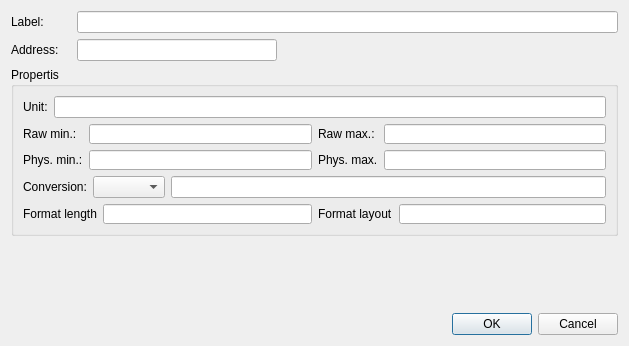
<?xml version="1.0" encoding="UTF-8"?>
<ui version="4.0">
 <class>A2LCalSinglePropertiesDlg</class>
 <widget class="QDialog" name="A2LCalSinglePropertiesDlg">
  <property name="geometry">
   <rect>
    <x>0</x>
    <y>0</y>
    <width>629</width>
    <height>346</height>
   </rect>
  </property>
  <property name="windowTitle">
   <string>Characteristic properties</string>
  </property>
  <layout class="QVBoxLayout" name="verticalLayout">
   <item>
    <layout class="QHBoxLayout" name="horizontalLayout_2">
     <item>
      <widget class="QLabel" name="label_2">
       <property name="minimumSize">
        <size>
         <width>60</width>
         <height>0</height>
        </size>
       </property>
       <property name="text">
        <string>Label:</string>
       </property>
      </widget>
     </item>
     <item>
      <widget class="QLineEdit" name="LabelLineEdit">
       <property name="readOnly">
        <bool>true</bool>
       </property>
      </widget>
     </item>
    </layout>
   </item>
   <item>
    <layout class="QHBoxLayout" name="horizontalLayout">
     <item>
      <widget class="QLabel" name="label">
       <property name="minimumSize">
        <size>
         <width>60</width>
         <height>0</height>
        </size>
       </property>
       <property name="text">
        <string>Address:</string>
       </property>
      </widget>
     </item>
     <item>
      <widget class="QLineEdit" name="AddressLineEdit">
       <property name="maximumSize">
        <size>
         <width>200</width>
         <height>16777215</height>
        </size>
       </property>
       <property name="alignment">
        <set>Qt::AlignRight|Qt::AlignTrailing|Qt::AlignVCenter</set>
       </property>
       <property name="readOnly">
        <bool>true</bool>
       </property>
      </widget>
     </item>
     <item>
      <spacer name="horizontalSpacer">
       <property name="orientation">
        <enum>Qt::Horizontal</enum>
       </property>
       <property name="sizeHint" stdset="0">
        <size>
         <width>40</width>
         <height>20</height>
        </size>
       </property>
      </spacer>
     </item>
    </layout>
   </item>
   <item>
    <widget class="QGroupBox" name="PropertiesGroupBox">
     <property name="title">
      <string>Propertis</string>
     </property>
     <layout class="QVBoxLayout" name="verticalLayout_3">
      <item>
       <layout class="QHBoxLayout" name="horizontalLayout_28">
        <item>
         <layout class="QHBoxLayout" name="horizontalLayout_30">
          <item>
           <widget class="QLabel" name="label_21">
            <property name="text">
             <string>Unit:</string>
            </property>
           </widget>
          </item>
          <item>
           <widget class="QLineEdit" name="UnitLineEdit"/>
          </item>
         </layout>
        </item>
       </layout>
      </item>
      <item>
       <layout class="QHBoxLayout" name="horizontalLayout_31">
        <item>
         <layout class="QHBoxLayout" name="horizontalLayout_32">
          <item>
           <widget class="QLabel" name="label_22">
            <property name="minimumSize">
             <size>
              <width>60</width>
              <height>0</height>
             </size>
            </property>
            <property name="maximumSize">
             <size>
              <width>60</width>
              <height>16777215</height>
             </size>
            </property>
            <property name="text">
             <string>Raw min.:</string>
            </property>
           </widget>
          </item>
          <item>
           <widget class="ValueInput" name="RawMinLineEdit">
            <property name="minimumSize">
             <size>
              <width>0</width>
              <height>20</height>
             </size>
            </property>
            <property name="maximumSize">
             <size>
              <width>16777215</width>
              <height>20</height>
             </size>
            </property>
           </widget>
          </item>
         </layout>
        </item>
        <item>
         <layout class="QHBoxLayout" name="horizontalLayout_33">
          <item>
           <widget class="QLabel" name="label_23">
            <property name="minimumSize">
             <size>
              <width>60</width>
              <height>0</height>
             </size>
            </property>
            <property name="maximumSize">
             <size>
              <width>60</width>
              <height>16777215</height>
             </size>
            </property>
            <property name="text">
             <string>Raw max.:</string>
            </property>
           </widget>
          </item>
          <item>
           <widget class="ValueInput" name="RawMaxLineEdit">
            <property name="minimumSize">
             <size>
              <width>0</width>
              <height>20</height>
             </size>
            </property>
            <property name="maximumSize">
             <size>
              <width>16777215</width>
              <height>20</height>
             </size>
            </property>
           </widget>
          </item>
         </layout>
        </item>
       </layout>
      </item>
      <item>
       <layout class="QHBoxLayout" name="horizontalLayout_34">
        <item>
         <layout class="QHBoxLayout" name="horizontalLayout_35">
          <item>
           <widget class="QLabel" name="label_24">
            <property name="minimumSize">
             <size>
              <width>60</width>
              <height>0</height>
             </size>
            </property>
            <property name="maximumSize">
             <size>
              <width>60</width>
              <height>16777215</height>
             </size>
            </property>
            <property name="text">
             <string>Phys. min.:</string>
            </property>
           </widget>
          </item>
          <item>
           <widget class="ValueInput" name="PhysMinLineEdit">
            <property name="minimumSize">
             <size>
              <width>0</width>
              <height>20</height>
             </size>
            </property>
            <property name="maximumSize">
             <size>
              <width>16777215</width>
              <height>20</height>
             </size>
            </property>
           </widget>
          </item>
         </layout>
        </item>
        <item>
         <layout class="QHBoxLayout" name="horizontalLayout_36">
          <item>
           <widget class="QLabel" name="label_25">
            <property name="minimumSize">
             <size>
              <width>60</width>
              <height>0</height>
             </size>
            </property>
            <property name="maximumSize">
             <size>
              <width>60</width>
              <height>16777215</height>
             </size>
            </property>
            <property name="text">
             <string>Phys. max.:</string>
            </property>
           </widget>
          </item>
          <item>
           <widget class="ValueInput" name="PhysMaxLineEdit">
            <property name="minimumSize">
             <size>
              <width>0</width>
              <height>20</height>
             </size>
            </property>
            <property name="maximumSize">
             <size>
              <width>16777215</width>
              <height>20</height>
             </size>
            </property>
           </widget>
          </item>
         </layout>
        </item>
       </layout>
      </item>
      <item>
       <layout class="QHBoxLayout" name="horizontalLayout_37">
        <item>
         <widget class="QLabel" name="label_26">
          <property name="text">
           <string>Conversion:</string>
          </property>
         </widget>
        </item>
        <item>
         <widget class="QComboBox" name="ConvTypeComboBox"/>
        </item>
        <item>
         <widget class="QLineEdit" name="ConversionLineEdit"/>
        </item>
       </layout>
      </item>
      <item>
       <layout class="QHBoxLayout" name="horizontalLayout_38">
        <item>
         <layout class="QHBoxLayout" name="horizontalLayout_39">
          <item>
           <widget class="QLabel" name="label_27">
            <property name="text">
             <string>Format length</string>
            </property>
           </widget>
          </item>
          <item>
           <widget class="ValueInput" name="FormatLengthLineEdit">
            <property name="minimumSize">
             <size>
              <width>0</width>
              <height>20</height>
             </size>
            </property>
            <property name="maximumSize">
             <size>
              <width>16777215</width>
              <height>20</height>
             </size>
            </property>
           </widget>
          </item>
         </layout>
        </item>
        <item>
         <layout class="QHBoxLayout" name="horizontalLayout_40">
          <item>
           <widget class="QLabel" name="label_28">
            <property name="text">
             <string>Format layout</string>
            </property>
           </widget>
          </item>
          <item>
           <widget class="ValueInput" name="FormatLayoutLineEdit">
            <property name="minimumSize">
             <size>
              <width>0</width>
              <height>20</height>
             </size>
            </property>
            <property name="maximumSize">
             <size>
              <width>16777215</width>
              <height>20</height>
             </size>
            </property>
           </widget>
          </item>
         </layout>
        </item>
       </layout>
      </item>
     </layout>
    </widget>
   </item>
   <item>
    <spacer name="verticalSpacer">
     <property name="orientation">
      <enum>Qt::Vertical</enum>
     </property>
     <property name="sizeHint" stdset="0">
      <size>
       <width>20</width>
       <height>5</height>
      </size>
     </property>
    </spacer>
   </item>
   <item>
    <widget class="QDialogButtonBox" name="buttonBox">
     <property name="orientation">
      <enum>Qt::Horizontal</enum>
     </property>
     <property name="standardButtons">
      <set>QDialogButtonBox::Cancel|QDialogButtonBox::Ok</set>
     </property>
    </widget>
   </item>
  </layout>
 </widget>
 <customwidgets>
  <customwidget>
   <class>ValueInput</class>
   <extends>QLineEdit</extends>
   <header>ValueInput.h</header>
  </customwidget>
 </customwidgets>
 <resources/>
 <connections>
  <connection>
   <sender>buttonBox</sender>
   <signal>accepted()</signal>
   <receiver>A2LCalSinglePropertiesDlg</receiver>
   <slot>accept()</slot>
   <hints>
    <hint type="sourcelabel">
     <x>248</x>
     <y>254</y>
    </hint>
    <hint type="destinationlabel">
     <x>157</x>
     <y>274</y>
    </hint>
   </hints>
  </connection>
  <connection>
   <sender>buttonBox</sender>
   <signal>rejected()</signal>
   <receiver>A2LCalSinglePropertiesDlg</receiver>
   <slot>reject()</slot>
   <hints>
    <hint type="sourcelabel">
     <x>316</x>
     <y>260</y>
    </hint>
    <hint type="destinationlabel">
     <x>286</x>
     <y>274</y>
    </hint>
   </hints>
  </connection>
 </connections>
</ui>
